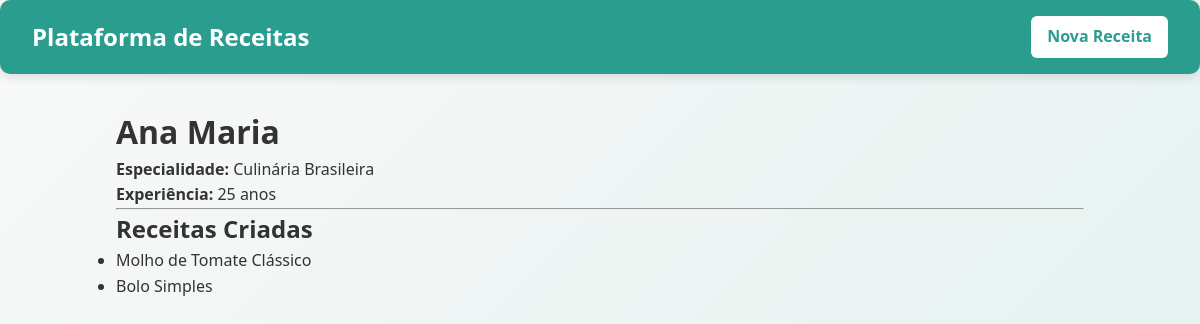
The app's page /chef/1, older data.
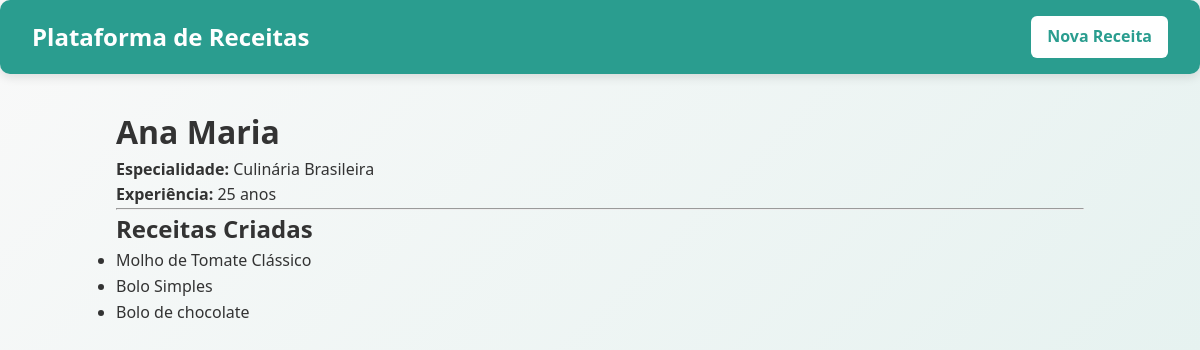
The same page, newer data.
### models.py (models this page shows)
class Receita(db.Model):
    id = db.Column(db.Integer, primary_key=True)
    titulo = db.Column(db.String(200), nullable=False)
    instrucoes = db.Column(db.Text, nullable=False)
    chef_id = db.Column(db.Integer, db.ForeignKey('chef.id'), nullable=False)
    chef = db.relationship('Chef', back_populates='receitas')
    ingredientes_associados = db.relationship('ReceitaIngrediente', back_populates='receita', cascade="all, delete-orphan")

### app.py (the view)
@app.route('/chef/<int:chef_id>')
def detalhes_chef(chef_id):
    chef = Chef.query.get_or_404(chef_id)
    return render_template('detalhes_chef.html', chef=chef)

### templates/detalhes_chef.html
{% extends 'base.html' %}
{% block content %}
    <h1>{{ chef.nome }}</h1>
    {% if chef.perfil %}
        <p><strong>Especialidade:</strong> {{ chef.perfil.especialidade }}</p>
        <p><strong>Experiência:</strong> {{ chef.perfil.anos_experiencia }} anos</p>
    {% endif %}
    <hr>
    <h2>Receitas Criadas</h2>
    <ul>
    {% for receita in chef.receitas %}
        <li>{{ receita.titulo }}</li>
    {% else %}
        <li>Nenhuma receita publicada.</li>
    {% endfor %}
    </ul>
{% endblock %}

Row changes from the older to the newer data that the page shows:
added Receita: titulo "Bolo de chocolate"
